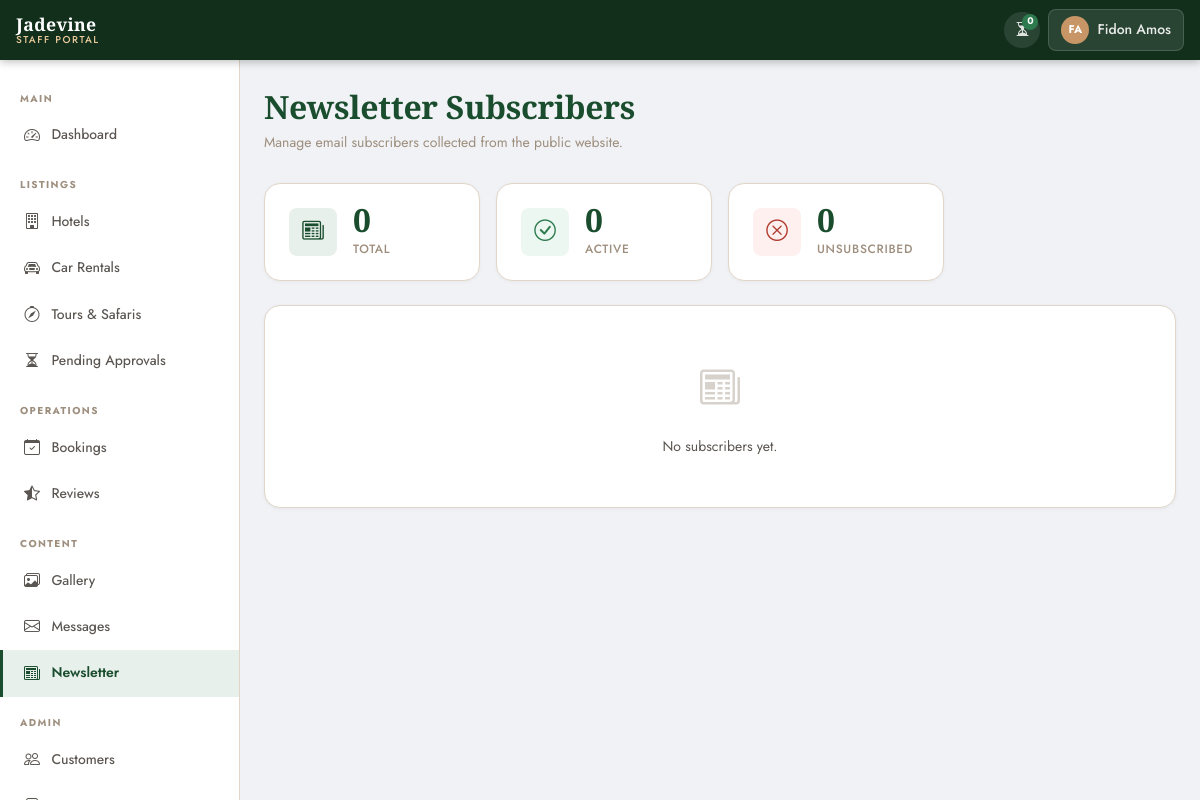
/portal/newsletter/ (signed in), run on the app's committed database.
### apps/accounts/models.py (models this page shows, shortened)
class CustomUser(AbstractUser):
    LANGUAGE_CHOICES = [
        ('en', 'English'),
        ('fr', 'Français'),
        ('ru', 'Русский'),
    ]
    phone = models.CharField(
        max_length=20,
        blank=True,
        null=True,
        verbose_name=_('Phone Number'),
    )
    nationality = models.CharField(
        max_length=100,
        blank=True,
        null=True,
        verbose_name=_('Nationality'),
    )
    preferred_language = models.CharField(
        max_length=5,
        choices=LANGUAGE_CHOICES,
        default='en',
        verbose_name=_('Preferred Language'),
    )
    profile_photo = models.ImageField(
        upload_to='profiles/',
        blank=True,
        null=True,
        verbose_name=_('Profile Photo'),
    )
    class Meta:
        verbose_name = _('User')
        verbose_name_plural = _('Users')

### apps/portal/views/newsletter.py (the view)
# urls.py: path('newsletter/', PortalNewsletterView.as_view(), name='newsletter'),
class PortalNewsletterView(SuperAdminRequiredMixin, View):
    template_name = 'portal/portal_newsletter.html'
    def get(self, request):
        subscribers = NewsletterSubscriber.objects.all().order_by('-subscribed_at')
        context = {
            'subscribers':    subscribers,
            'total_count':    subscribers.count(),
            'active_count':   subscribers.filter(is_active=True).count(),
            'inactive_count': subscribers.filter(is_active=False).count(),
        }
        return render(request, self.template_name, context)

### apps/portal/context_processors.py (called while the page is built, shortened)
def portal_context(request):
    mini = is_mini_admin(request.user)
    pending_hotels = 0
    pending_cars = 0
    unread_messages = 0
    if not mini:
        pending_hotels = Hotel.objects.filter(approval_status='pending').count()
        pending_cars = CarRental.objects.filter(approval_status='pending').count()
        unread_messages = ContactMessage.objects.filter(status='new').count()
    pending_reviews = get_accessible_reviews(request.user).filter(
        status='pending'
    ).count()
    return {
        'pending_total': pending_hotels + pending_cars,
        'pending_hotels': pending_hotels,
        'pending_cars': pending_cars,
        'unread_messages': unread_messages,
        'pending_reviews': pending_reviews,
        'mini_admin': mini,
    }

### apps/portal/mixins.py (called while the page is built, shortened)
def get_accessible_reviews(user):
    from apps.reviews.models import Review
    from apps.hotels.models import Hotel
    from apps.cars.models import CarRental
    return Review.objects.all()

def is_mini_admin(user):
    return hasattr(user, 'miniadminprofile')

    def dispatch(self, request, *args, **kwargs):
        if not request.user.is_authenticated or not request.user.is_staff:
            return redirect('portal:login')
        return super().dispatch(request, *args, **kwargs)

    def dispatch(self, request, *args, **kwargs):
        result = super().dispatch(request, *args, **kwargs)
        if hasattr(result, 'status_code') and result.status_code == 302:
            return result
        if hasattr(request.user, 'miniadminprofile'):
            return HttpResponseForbidden(
                "You do not have permission to access this page."
            )
        return result

### templates/portal/portal_newsletter.html (shortened to what this page needs)
{% extends "portal/portal_base.html" %}
{% load i18n static %}
{% block nav_newsletter %}active{% endblock %}
{% block page_title %}{% trans "Newsletter Subscribers" %}{% endblock %}
{% block page_subtitle %}
<p class="portal-page-subtitle">
  {% trans "Manage email subscribers collected from the public website." %}
</p>
{% endblock %}
{% block extra_css %}
<link rel="stylesheet" href="{% static 'css/portal/portal_newsletter.css' %}">
{% endblock %}
{% block content %}
<div class="row g-3 mb-4">
  <div class="col-6 col-md-3">
    <div class="portal-stat-card">
      <div class="portal-stat-icon portal-stat-icon--primary">
        <i class="bi bi-newspaper"></i>
      </div>
      <div>
        <div class="portal-stat-value">{{ total_count }}</div>
        <p class="portal-stat-label">{% trans "Total" %}</p>
      </div>
    </div>
  </div>
  <div class="col-6 col-md-3">
    <div class="portal-stat-card">
      <div class="portal-stat-icon portal-stat-icon--success">
        <i class="bi bi-check-circle"></i>
      </div>
      <div>
        <div class="portal-stat-value">{{ active_count }}</div>
        <p class="portal-stat-label">{% trans "Active" %}</p>
      </div>
    </div>
  </div>
  <div class="col-6 col-md-3">
    <div class="portal-stat-card">
      <div class="portal-stat-icon portal-stat-icon--danger">
        <i class="bi bi-x-circle"></i>
      </div>
      <div>
        <div class="portal-stat-value">{{ inactive_count }}</div>
        <p class="portal-stat-label">{% trans "Unsubscribed" %}</p>
      </div>
    </div>
  </div>
</div>
{% if subscribers %}
<div class="portal-table-wrap table-responsive">
  <table id="newsletter-table" class="table table-hover align-middle mb-0">
    <thead>
      <tr>
        <th>{% trans "Email" %}</th>
        <th>{% trans "Subscribed" %}</th>
        <th>{% trans "Status" %}</th>
        <th>{% trans "Actions" %}</th>
      </tr>
    </thead>
    <tbody>
      {% for sub in subscribers %}
      <tr>
        <td style="font-size:var(--text-sm);font-weight:500;">
          {{ sub.email }}
        </td>
        <td style="font-size:var(--text-xs);color:var(--color-muted);
                   white-space:nowrap;">
          {{ sub.subscribed_at|date:"d M Y" }}
        </td>
        <td>
          {% if sub.is_active %}
          <span class="approval-badge approval-badge--approved">
            <i class="bi bi-check-circle-fill"></i> {% trans "Active" %}
          </span>
          {% else %}
          <span class="approval-badge approval-badge--rejected">
            <i class="bi bi-x-circle-fill"></i> {% trans "Unsubscribed" %}
          </span>
          {% endif %}
        </td>
        <td>
          <form method="post"
                action="{% url 'portal:newsletter_toggle' sub.pk %}"
                class="d-inline">
            {% csrf_token %}
            <button type="submit"
                    class="portal-icon-btn
                           {% if sub.is_active %}portal-icon-btn--danger
                           {% else %}portal-icon-btn--accent{% endif %}"
                    data-confirm="{% if sub.is_active %}{% trans 'Unsubscribe this address?' %}{% else %}{% trans 'Reactivate this subscriber?' %}{% endif %}"
                    data-confirm-title="{% if sub.is_active %}{% trans 'Unsubscribe' %}{% else %}{% trans 'Reactivate' %}{% endif %}"
                    title="{% if sub.is_active %}{% trans 'Unsubscribe' %}{% else %}{% trans 'Reactivate' %}{% endif %}">
              {% if sub.is_active %}
              <i class="bi bi-x-lg"></i>
              {% else %}
              <i class="bi bi-arrow-counterclockwise"></i>
              {% endif %}
            </button>
          </form>
        </td>
      </tr>
      {% endfor %}
    </tbody>
  </table>
</div>
{% else %}
<div class="portal-card portal-empty-state">
  <i class="bi bi-newspaper"></i>
  <p>{% trans "No subscribers yet." %}</p>
</div>
{% endif %}
{% endblock %}

### templates/portal/portal_base.html (shortened to what this page needs)
{% load static i18n %}
<!DOCTYPE html>
<html lang="en">
<head>
  <link rel="stylesheet"
        href="https://cdn.jsdelivr.net/npm/bootstrap@5.3.3/dist/css/bootstrap.min.css">
  <link rel="stylesheet"
        href="https://cdn.jsdelivr.net/npm/bootstrap-icons@1.11.3/font/bootstrap-icons.min.css">
  <link rel="stylesheet"
        href="https://cdn.datatables.net/1.13.8/css/dataTables.bootstrap5.min.css">
  <link rel="stylesheet"
        href="https://cdn.datatables.net/buttons/2.4.2/css/buttons.bootstrap5.min.css">
  <link rel="stylesheet" href="{% static 'css/main.css' %}">
  <link rel="stylesheet" href="{% static 'css/portal/portal_base.css' %}">
  {% block extra_css %}{% endblock %}
</head>
<body class="portal-body {% block body_class %}{% endblock %}">
<header class="portal-topbar">
  <a href="{% url 'portal:dashboard' %}" class="portal-topbar-brand">
    <span class="brand-name">Jadevine</span>
    <span class="brand-sub">{% trans "Staff Portal" %}</span>
  </a>
  <div class="portal-topbar-right">
    {% if not mini_admin %}
    <a href="{% url 'portal:dashboard' %}#pending"
       class="portal-topbar-badge {% if pending_total == 0 %}portal-topbar-badge--zero{% endif %}"
       title="{% trans 'Pending approvals' %}">
      <i class="bi bi-hourglass-split"></i>
      <span class="pending-count-badge">{{ pending_total }}</span>
    </a>
    {% endif %}
    <div class="portal-user-dropdown dropdown">
      <button class="portal-user-btn dropdown-toggle"
              data-bs-toggle="dropdown"
              aria-expanded="false">
        <span class="portal-user-avatar">
          {{ request.user.first_name|first|upper }}{{ request.user.last_name|first|upper }}
        </span>
        <span class="portal-user-name d-none d-md-inline">
          {{ request.user.get_full_name|default:request.user.username }}
        </span>
      </button>
    </div>
  </div>
</header>
<div class="portal-layout">
  <aside class="portal-sidebar" id="portalSidebar">
    <nav class="portal-nav">
      <div class="portal-nav-section">
        <span class="portal-nav-label">{% trans "Main" %}</span>
        <a href="{% url 'portal:dashboard' %}"
           class="portal-nav-link {% block nav_dashboard %}{% endblock %}">
          <i class="bi bi-speedometer2"></i>
          <span>{% trans "Dashboard" %}</span>
        </a>
      </div>
      <div class="portal-nav-section">
        <span class="portal-nav-label">{% trans "Listings" %}</span>
        <a href="{% url 'portal:hotel_list' %}"
           class="portal-nav-link {% block nav_hotels %}{% endblock %}">
          <i class="bi bi-building"></i>
          <span>{% trans "Hotels" %}</span>
        </a>
        <a href="{% url 'portal:car_list' %}"
           class="portal-nav-link {% block nav_cars %}{% endblock %}">
          <i class="bi bi-car-front"></i>
          <span>{% trans "Car Rentals" %}</span>
        </a>
        {% if not mini_admin %}
        <a href="{% url 'portal:tour_list' %}"
           class="portal-nav-link {% block nav_tours %}{% endblock %}">
          <i class="bi bi-compass"></i>
          <span>{% trans "Tours &amp; Safaris" %}</span>
        </a>
        {% endif %}
        {% if not mini_admin %}
        <a href="{% url 'portal:pending_hotels' %}"
           class="portal-nav-link {% block nav_pending %}{% endblock %}">
          <i class="bi bi-hourglass-split"></i>
          <span>{% trans "Pending Approvals" %}</span>
        </a>
        {% endif %}
      </div>
      <div class="portal-nav-section">
        <span class="portal-nav-label">{% trans "Operations" %}</span>
        <a href="{% url 'portal:booking_list' %}"
           class="portal-nav-link {% block nav_bookings %}{% endblock %}">
          <i class="bi bi-calendar-check"></i>
          <span>{% trans "Bookings" %}</span>
        </a>
        <a href="{% url 'portal:review_list' %}"
          class="portal-nav-link {% block nav_reviews %}{% endblock %}">
          <i class="bi bi-star-half"></i>
          <span>{% trans "Reviews" %}</span>
        </a>
      </div>
      {% if not mini_admin %}
      <div class="portal-nav-section">
        <span class="portal-nav-label">{% trans "Content" %}</span>
        <a href="{% url 'portal:gallery' %}"
           class="portal-nav-link {% block nav_gallery %}{% endblock %}">
          <i class="bi bi-images"></i>
          <span>{% trans "Gallery" %}</span>
        </a>
        <a href="{% url 'portal:message_list' %}"
           class="portal-nav-link {% block nav_messages %}{% endblock %}">
          <i class="bi bi-envelope"></i>
          <span>{% trans "Messages" %}</span>
        </a>
        <a href="{% url 'portal:newsletter' %}"
           class="portal-nav-link {% block nav_newsletter %}{% endblock %}">
          <i class="bi bi-newspaper"></i>
          <span>{% trans "Newsletter" %}</span>
        </a>
      </div>
      {% endif %}
      {% if not mini_admin %}
      <div class="portal-nav-section">
        <span class="portal-nav-label">{% trans "Admin" %}</span>
        <a href="{% url 'portal:user_list' %}"
           class="portal-nav-link {% block nav_users %}{% endblock %}">
          <i class="bi bi-people"></i>
          <span>{% trans "Customers" %}</span>
        </a>
        <a href="{% url 'portal:miniadmin_list' %}"
           class="portal-nav-link {% block nav_miniadmins %}{% endblock %}">
          <i class="bi bi-person-badge"></i>
          <span>{% trans "Partners" %}</span>
        </a>
      </div>
      {% endif %}
    </nav>
  </aside>
  <main class="portal-main">
    {% block page_header %}
    <div class="portal-page-header">
      <div>
        <h1 class="portal-page-title">{% block page_title %}{% endblock %}</h1>
        {% block page_subtitle %}{% endblock %}
      </div>
    </div>
    {% endblock %}
    <div class="portal-content">
      {% block content %}{% endblock %}
    </div>
  </main>
</div>
</body>
</html>

### static/css/main.css (style rules this page uses)
:root { --color-primary: #1a4d2e; --color-primary-dark: #122f1c; --color-primary-light: #2a6b40; --color-primary-xlight: #e8f0eb; --color-accent: #c89666; --color-accent-dark: #a67a50; --color-accent-light: #e8c99a; --color-accent-xlight: #faf3ea; --color-white: #ffffff; --color-off-white: #f8f5f0; --color-light: #f0ebe3; --color-border: #e0d5c8; --color-border-dark: #c8b89a; --color-muted: #9e8e7e; --color-text: #1e1e1e; --color-text-light: #5a5550; --color-text-xlight: #9e8e7e; --color-dark: #111111; --color-dark-2: #1a1a1a; --color-overlay: rgba(18, 47, 28, 0.62); --color-overlay-light: rgba(18, 47, 28, 0.35); --color-overlay-dark: rgba(0, 0, 0, 0.55); --color-success: #2d7a4f; --color-success-bg: #edf7f1; --color-warning: #c89666; --color-warning-bg: #fdf6ee; --color-danger: #b03a2e; --color-danger-bg: #fdf0ee; --color-info: #2471a3; --color-info-bg: #eaf4fb; --font-heading: "Cormorant Garamond", Georgia, serif; --font-body: "Jost", "Segoe UI", sans-serif; --text-xs: 0.75rem; --text-sm: 0.875rem; --text-base: 1rem; --text-md: 1.125rem; --text-lg: 1.25rem; --text-xl: 1.5rem; --text-2xl: 2rem; --text-3xl: 2.5rem; --text-4xl: 3.5rem; --text-5xl: 5rem; --section-py: 100px; --section-px: 0; --container-px: 24px; --radius-sm: 4px; --radius-md: 8px; --radius-lg: 16px; --radius-xl: 24px; --radius-full: 9999px; --shadow-xs: 0 1px 4px rgba(0, 0, 0, 0.06); --shadow-sm: 0 2px 8px rgba(0, 0, 0, 0.08); --shadow-md: 0 4px 20px rgba(0, 0, 0, 0.1); --shadow-lg: 0 8px 40px rgba(0, 0, 0, 0.13); --shadow-xl: 0 20px 60px rgba(0, 0, 0, 0.18); --shadow-card: 0 4px 24px rgba(26, 77, 46, 0.08); --shadow-card-hover: 0 12px 40px rgba(26, 77, 46, 0.16); --transition-fast: 150ms ease; --transition-base: 250ms ease; --transition-slow: 400ms ease; --transition-xslow: 700ms ease; --z-below: -1; --z-base: 0; --z-raised: 10; --z-dropdown: 100; --z-sticky: 200; --z-navbar: 300; --z-overlay: 400; --z-modal: 500; --z-toast: 600; }
*, *::before, *::after { box-sizing: border-box; margin: 0; padding: 0; }
html { scroll-behavior: smooth; font-size: 16px; -webkit-text-size-adjust: 100%; }
body { font-family: var(--font-body); font-weight: 400; font-size: var(--text-base); color: var(--color-text); background-color: var(--color-white); line-height: 1.7; overflow-x: hidden; -webkit-font-smoothing: antialiased; -moz-osx-font-smoothing: grayscale; }
a { color: inherit; text-decoration: none; transition: color var(--transition-base); }
button { font-family: var(--font-body); cursor: pointer; border: none; background: none; }
h1, h2, h3, h4, h5, h6 { font-family: var(--font-heading); font-weight: 500; line-height: 1.15; color: var(--color-text); letter-spacing: -0.01em; }
h1 { font-size: clamp(2.5rem, 5vw, var(--text-5xl)); }
p { line-height: 1.75; color: var(--color-text-light); }

### data on the page
CustomUser: user.first_name|first "F", user.last_name|first "A", user.get_full_name "Fidon Amos"

### other printed values
{{ pending_total }} "0"
{{ total_count }} "0"
{{ active_count }} "0"
{{ inactive_count }} "0"
